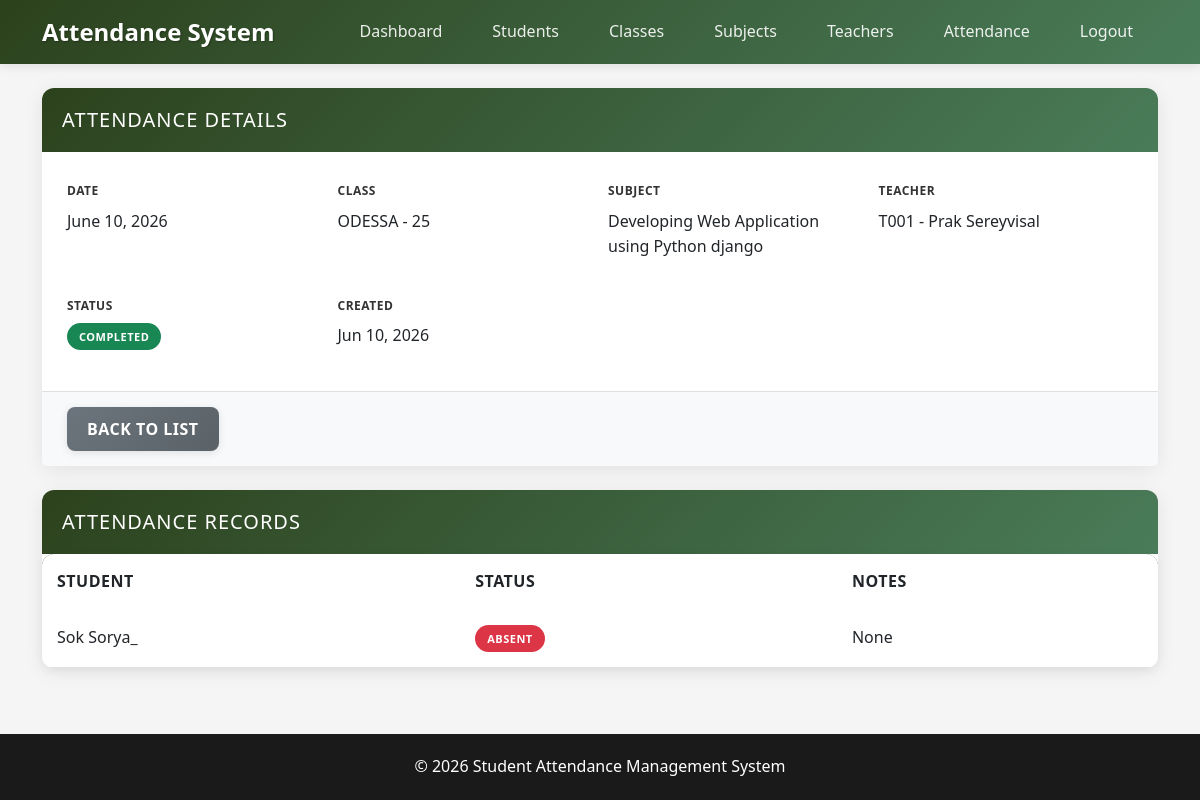
The page /attendance/1/ (signed in) on the database its author committed.
### Attendance/models.py (models this page shows, shortened)
class Attendance(models.Model):
    STATUS_CHOICES = [
        ('scheduled', 'Scheduled'),
        ('ongoing', 'Ongoing'),
        ('completed', 'Completed'),
    ]
    session_date = models.DateField()
    class_room = models.ForeignKey(Class, on_delete=models.CASCADE)
    subject = models.ForeignKey(Subject, on_delete=models.CASCADE)
    teacher = models.ForeignKey(Teacher, on_delete=models.CASCADE)
    status = models.CharField(max_length=20, choices=STATUS_CHOICES, default='scheduled')
    created_at = models.DateTimeField(auto_now_add=True)

class Class(models.Model):
    class_name = models.CharField(max_length=50, unique=True)
    capacity = models.IntegerField()
    def __str__(self):
        return f"{self.class_name} - {self.capacity}"

class Subject(models.Model):
    subject_name = models.CharField(max_length=100)
    code = models.CharField(max_length=20, unique=True)
    description = models.TextField(blank=True, null=True)
    created_at = models.DateTimeField(auto_now_add=True)
    def __str__(self):
        return self.subject_name

class Teacher(models.Model):
    employee_id = models.CharField(max_length=20, unique=True)
    first_name = models.CharField(max_length=50)
    last_name = models.CharField(max_length=50)
    email = models.EmailField()
    phone = models.CharField(max_length=20, unique=True)
    hire_date = models.DateField()
    subjects = models.ManyToManyField(Subject)
    created_at = models.DateTimeField(auto_now_add=True)
    def __str__(self):
        return f"{self.employee_id} - {self.first_name} {self.last_name}"

class AttendanceDetail(models.Model):
    STATUS_CHOICES = [
        ('present', 'Present'),
        ('absent', 'Absent'),
        ('late', 'Late'),
        ('permission', 'Permission'),
    ]
    attendance = models.ForeignKey(Attendance, on_delete=models.CASCADE)
    student = models.ForeignKey(Student, on_delete=models.CASCADE)
    status = models.CharField(max_length=20, choices=STATUS_CHOICES)
    notes = models.TextField(blank=True, null=True)
    created_at = models.DateTimeField(auto_now_add=True)

class Student(models.Model):
    student_id = models.CharField(max_length=20, unique=True)
    first_name = models.CharField(max_length=50)
    last_name = models.CharField(max_length=50)
    email = models.EmailField(unique=True)
    phone = models.CharField(max_length=20, unique=True)
    date_of_birth = models.DateField()
    class_room = models.ForeignKey(Class, on_delete=models.CASCADE)
    created_at = models.DateTimeField(auto_now_add=True)

### Attendance/views.py (the view)
# urls.py: path('attendance/<int:pk>/', views.attendance_detail, name='attendance_detail'),
@login_required
def attendance_detail(request, pk):
    attendance = get_object_or_404(Attendance, pk=pk)
    details = AttendanceDetail.objects.filter(attendance=attendance)
    return render(request, 'attendance/detail.html', {'attendance': attendance, 'details': details})

### Templates/attendance/detail.html (shortened to what this page needs)
{% extends 'base.html' %}
{% block content %}
<div class="card mb-4">
    <div class="card-header">
        <h4>Attendance Details</h4>
    </div>
    <div class="card-body">
        <div class="row g-3">
            <div class="col-md-3">
                <label class="form-label">Date</label>
                <p>{{ attendance.session_date }}</p>
            </div>
            <div class="col-md-3">
                <label class="form-label">Class</label>
                <p>{{ attendance.class_room }}</p>
            </div>
            <div class="col-md-3">
                <label class="form-label">Subject</label>
                <p>{{ attendance.subject }}</p>
            </div>
            <div class="col-md-3">
                <label class="form-label">Teacher</label>
                <p>{{ attendance.teacher }}</p>
            </div>
            <div class="col-md-3">
                <label class="form-label">Status</label>
                <p>
                    <span class="badge bg-{% if attendance.status == 'completed' %}success{% elif attendance.status == 'ongoing' %}warning{% else %}secondary{% endif %}">
                        {{ attendance.get_status_display }}
                    </span>
                </p>
            </div>
            <div class="col-md-3">
                <label class="form-label">Created</label>
                <p>{{ attendance.created_at|date:"M d, Y" }}</p>
            </div>
        </div>
    </div>
    <div class="card-footer d-flex gap-2">
        <a href="{% url 'attendance_list' %}" class="btn btn-secondary">Back to List</a>
    </div>
</div>
<div class="card">
    <div class="card-header">
        <h4>Attendance Records</h4>
    </div>
    <div class="card-body p-0">
        <table class="table mb-0">
            <thead>
                <tr>
                    <th>Student</th>
                    <th>Status</th>
                    <th>Notes</th>
                </tr>
            </thead>
            <tbody>
                {% for detail in details %}
                <tr>
                    <td>{{ detail.student.first_name }} {{ detail.student.last_name }}</td>
                    <td>
                        <span class="badge bg-{% if detail.status == 'present' %}success{% elif detail.status == 'absent' %}danger{% elif detail.status == 'late' %}warning{% else %}secondary{% endif %}">
                            {{ detail.get_status_display }}
                        </span>
                    </td>
                    <td>{{ detail.notes|default:"-" }}</td>
                </tr>
                {% empty %}
                <tr>
                    <td colspan="3" class="text-center text-secondary py-4">No attendance records yet.</td>
                </tr>
                {% endfor %}
            </tbody>
        </table>
    </div>
</div>
{% endblock %}

### Templates/static/css/style.css (style rules this page uses)
:root { --primary-color: #1f360ff0; --primary-hover: #1f360f; --secondary-color: #4a7c59; --accent-color: #759353; --dark-bg: #1a1a1a; --light-bg: #f5f5f5; --card-bg: #ffffff; --text-primary: #333333; --text-secondary: #666666; --border-color: #e0e0e0; --success-color: #4caf50; --warning-color: #ff9800; --danger-color: #f44336; --info-color: #2196f3; }
body { background-color: var(--light-bg); color: var(--text-primary); font-family: 'Segoe UI', Tahoma, Geneva, Verdana, sans-serif; line-height: 1.6; }
.card { border: none; border-radius: 12px; box-shadow: 0 4px 20px rgba(0,0,0,0.08); transition: all 0.3s ease; background: var(--card-bg); margin-bottom: 25px; }
.card-header { background: linear-gradient(135deg, var(--primary-color) 0%, var(--secondary-color) 100%); color: white; border: none; border-radius: 12px 12px 0 0 !important; padding: 20px; font-weight: 600; text-transform: uppercase; letter-spacing: 1px; }
.card-header h4 { margin: 0; font-size: 1.25rem; }
.card-body { padding: 25px; }
.card-footer { background-color: #f8f9fa; border-top: 1px solid var(--border-color); border-radius: 0 0 12px 12px; padding: 15px 25px; }
.btn { border-radius: 8px; display: flex; font-weight: 600; text-transform: uppercase; letter-spacing: 0.5px; padding: 10px 20px; transition: all 0.3s ease; border: none; box-shadow: 0 2px 8px rgba(0,0,0,0.1); }
.btn-secondary { background: linear-gradient(135deg, #6c757d 0%, #5a6268 100%); color: white; }
.table { border-radius: 12px; overflow: hidden; box-shadow: 0 2px 10px rgba(0,0,0,0.05); }
.table thead { background: linear-gradient(135deg, var(--primary-color) 0%, var(--secondary-color) 100%); color: white; }
.table thead th { border: none; font-weight: 600; text-transform: uppercase; letter-spacing: 0.5px; padding: 15px; }
.table tbody tr { transition: all 0.3s ease; }
.table tbody td { padding: 15px; border-color: var(--border-color); vertical-align: middle; }
.form-label { font-weight: 600; color: var(--text-primary); margin-bottom: 8px; text-transform: uppercase; letter-spacing: 0.5px; font-size: 12px; }
.badge { padding: 8px 12px; border-radius: 20px; font-weight: 600; text-transform: uppercase; letter-spacing: 0.5px; font-size: 11px; }

### rows shown on the page
Attendance: session_date "June 10, 2026", class_room "ODESSA - 25", subject "Developing Web Application using Python django", teacher "T001 - Prak Sereyvisal", status "COMPLETED", created_at "Jun 10, 2026"
AttendanceDetail: student.first_name "Sok", student.last_name "Sorya_", status "ABSENT", notes "None"
